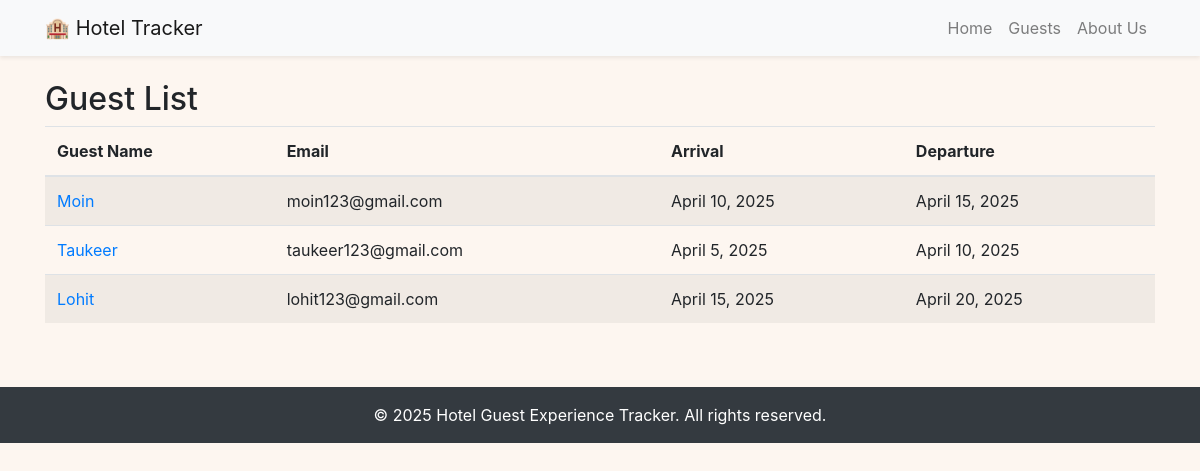
Page /guests/ on the committed database.
### tracker/models.py (models this page shows, shortened)
class Guest(models.Model):
    name = models.CharField(max_length=100)
    email = models.EmailField(unique=True)
    phone = models.CharField(max_length=20, blank=True)
    arrival_date = models.DateField()
    departure_date = models.DateField()

### tracker/views.py (the view)
# urls.py: path('guests/', views.guest_list, name='guest_list'),  # Adjusted URL for guest list
def guest_list(request):
    guests = Guest.objects.all()
    return render(request, 'tracker/guest_list.html', {'guests': guests})

### tracker/templates/tracker/guest_list.html
{% extends 'tracker/base.html' %}
{% block content %}
  <h2>Guest List</h2>
  <table class="table table-striped">
      <thead>
          <tr>
              <th>Guest Name</th>
              <th>Email</th>
              <th>Arrival</th>
              <th>Departure</th>
          </tr>
      </thead>
      <tbody>
          {% for guest in guests %}
          <tr>
              <td><a href="{% url 'guest_detail' guest.pk %}">{{ guest.name }}</a></td>
              <td>{{ guest.email }}</td>
              <td>{{ guest.arrival_date }}</td>
              <td>{{ guest.departure_date }}</td>
          </tr>
          {% endfor %}
      </tbody>
  </table>
{% endblock %}

### tracker/templates/tracker/base.html (shortened to what this page needs)
<!DOCTYPE html>
<html lang="en">
<head>
    <link rel="stylesheet" href="https://maxcdn.bootstrapcdn.com/bootstrap/4.5.2/css/bootstrap.min.css">
</head>
<body>
    <nav class="navbar navbar-expand-lg navbar-light bg-light shadow-sm">
        <div class="container">
            <a class="navbar-brand" href="{% url 'home' %}">🏨 Hotel Tracker</a>
            <div class="collapse navbar-collapse" id="navbarNav">
                <ul class="navbar-nav ml-auto">
                    <li class="nav-item">
                        <a class="nav-link" href="{% url 'home' %}">Home</a>
                    </li>
                    <li class="nav-item">
                        <a class="nav-link" href="{% url 'guest_list' %}">Guests</a>
                    </li>
                    <li class="nav-item">
                        <a class="nav-link" href="{% url 'home' %}#about">About Us</a>
                    </li>
                </ul>
            </div>
        </div>
    </nav>
    <div class="container mt-4">
        {% block content %}
        {% endblock %}
    </div>
    <footer>
        <div class="container">
            <p class="mb-0">&copy; 2025 Hotel Guest Experience Tracker. All rights reserved.</p>
        </div>
    </footer>
</body>
</html>

### tracker/templates/tracker/base.html (style rules this page uses)
body { background-color: #fdf6f0; }
footer { background-color: #343a40; color: white; padding: 1rem 0; text-align: center; margin-top: 4rem; }
html { scroll-behavior: smooth; }

### rows in the picture
Guest: name "Moin", email "moin123@gmail.com", arrival_date "April 10, 2025", departure_date "April 15, 2025"
Guest: name "Taukeer", email "taukeer123@gmail.com", arrival_date "April 5, 2025", departure_date "April 10, 2025"
Guest: name "Lohit", email "lohit123@gmail.com", arrival_date "April 15, 2025", departure_date "April 20, 2025"
